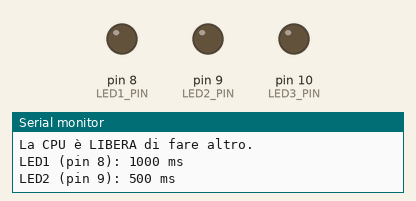
A sketch run on a simulated Arduino Uno, built with avr-gcc and run on an emulated ATmega328P. On the bench: output pins drawn as LEDs (lit = HIGH), the last lines printed to the serial monitor.

Above: at 0.16 s.
At 0.7 s:
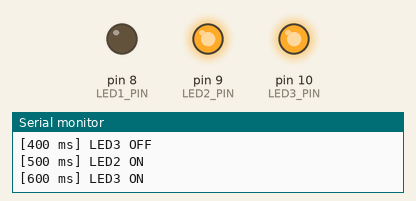
At 1.3 s:
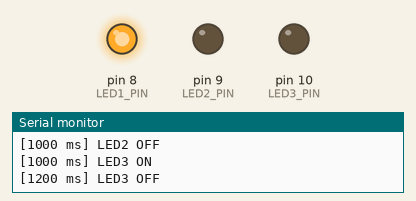
At 1.7 s:
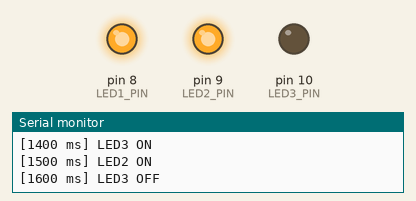
At 2.9 s:
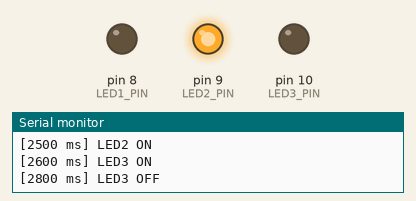
At 4.3 s:
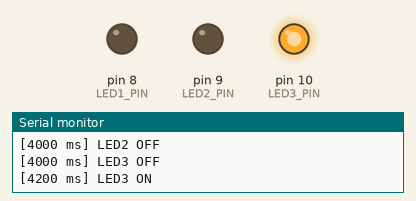
Timing chart, 0 to 4.7 s (numbered marks = the images above):
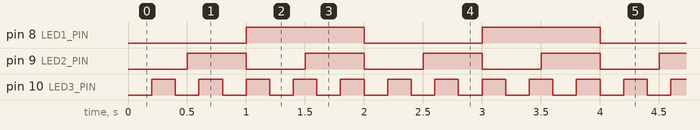

The sketch:

02_led_polling.ino
```cpp
/**
 * Esempio 2: Lampeggio 3 LED - POLLING CON MILLIS()
 * https://wokwi.com/projects/445615296104636417
 *
 * Questo esempio usa millis() per temporizzare senza bloccare.
 * Tecnica "Blink Without Delay" - ogni LED ha il proprio timer.
 * La CPU è LIBERA di fare altro mentre i LED lampeggiano.
 *
 * Hardware:
 * - LED1 connesso al pin 8 (lampeggia ogni 1000ms)
 * - LED2 connesso al pin 9 (lampeggia ogni 500ms)
 * - LED3 connesso al pin 10 (lampeggia ogni 200ms)
 * - Resistenze da 220Ω in serie ad ogni LED
 */

// Pin dei LED
const int LED1_PIN = 8;
const int LED2_PIN = 9;
const int LED3_PIN = 10;

// Intervalli di lampeggio (millisecondi)
const unsigned long LED1_INTERVAL = 1000;
const unsigned long LED2_INTERVAL = 500;
const unsigned long LED3_INTERVAL = 200;

// Variabili di stato per ogni LED
unsigned long led1_previousMillis = 0;
unsigned long led2_previousMillis = 0;
unsigned long led3_previousMillis = 0;

int led1_state = LOW;
int led2_state = LOW;
int led3_state = LOW;

// Contatori per statistiche
unsigned long led1_toggles = 0;
unsigned long led2_toggles = 0;
unsigned long led3_toggles = 0;

void setup() {
  // Inizializza i pin come output
  pinMode(LED1_PIN, OUTPUT);
  pinMode(LED2_PIN, OUTPUT);
  pinMode(LED3_PIN, OUTPUT);

  // Inizializza la comunicazione seriale
  Serial.begin(9600);
  Serial.println("=== Esempio 2: LED con Polling (millis) ===");
  Serial.println("I LED lampeggiano CONTEMPORANEAMENTE!");
  Serial.println("La CPU è LIBERA di fare altro.\n");

  // Mostra intervalli
  Serial.print("LED1 (pin 8): ");
  Serial.print(LED1_INTERVAL);
  Serial.println(" ms");
  Serial.print("LED2 (pin 9): ");
  Serial.print(LED2_INTERVAL);
  Serial.println(" ms");
  Serial.print("LED3 (pin 10): ");
  Serial.print(LED3_INTERVAL);
  Serial.println(" ms\n");
}

void loop() {
  // Leggi il tempo corrente (timer di sistema)
  unsigned long currentMillis = millis();

  // ========== GESTIONE LED1 ==========
  if (currentMillis - led1_previousMillis >= LED1_INTERVAL) {
    // Salva l'ultimo tempo di cambio
    led1_previousMillis = currentMillis;

    // Cambia stato LED1
    led1_state = !led1_state;
    digitalWrite(LED1_PIN, led1_state);

    // Debug
    led1_toggles++;
    Serial.print("[");
    Serial.print(currentMillis);
    Serial.print(" ms] LED1 ");
    Serial.println(led1_state ? "ON" : "OFF");
  }

  // ========== GESTIONE LED2 ==========
  if (currentMillis - led2_previousMillis >= LED2_INTERVAL) {
    led2_previousMillis = currentMillis;

    led2_state = !led2_state;
    digitalWrite(LED2_PIN, led2_state);

    led2_toggles++;
    Serial.print("[");
    Serial.print(currentMillis);
    Serial.print(" ms] LED2 ");
    Serial.println(led2_state ? "ON" : "OFF");
  }

  // ========== GESTIONE LED3 ==========
  if (currentMillis - led3_previousMillis >= LED3_INTERVAL) {
    led3_previousMillis = currentMillis;

    led3_state = !led3_state;
    digitalWrite(LED3_PIN, led3_state);

    led3_toggles++;
    Serial.print("[");
    Serial.print(currentMillis);
    Serial.print(" ms] LED3 ");
    Serial.println(led3_state ? "ON" : "OFF");
  }

  // ========== ALTRE OPERAZIONI ==========
  // Qui la CPU è LIBERA di fare altro!
  // Esempio: leggi sensori, gestisci comunicazione, calcoli, etc.

  // Mostra statistiche ogni 10 secondi
  static unsigned long lastStatsTime = 0;
  if (currentMillis - lastStatsTime >= 10000) {
    lastStatsTime = currentMillis;

    Serial.println("\n=== STATISTICHE (10s) ===");
    Serial.print("LED1 toggle: ");
    Serial.println(led1_toggles);
    Serial.print("LED2 toggle: ");
    Serial.println(led2_toggles);
    Serial.print("LED3 toggle: ");
    Serial.println(led3_toggles);
    Serial.print("Loop iterations: molte migliaia!\n\n");
  }

  // Simula altro lavoro (polling sensori, comunicazione, etc.)
  // Questa operazione NON blocca il lampeggio dei LED
  simulaAltroLavoro();
}

void simulaAltroLavoro() {
  // Simula lettura sensore o altra operazione veloce
  // La CPU è disponibile per fare questo mentre i LED lampeggiano!
  static unsigned long counter = 0;
  counter++;

  // Ogni 100.000 iterazioni stampa un messaggio
  if (counter % 100000 == 0) {
    Serial.println("[INFO] CPU sta lavorando su altri task...");
  }
}

/**
 * VANTAGGI POLLING CON MILLIS():
 *
 * 1. NON BLOCCANTE: La CPU è sempre disponibile
 * 2. PARALLELISMO: LED lampeggiano veramente in contemporanea
 * 3. TIMING FLESSIBILE: Ogni LED ha il proprio intervallo
 * 4. REATTIVO: Può rispondere immediatamente a eventi
 * 5. SCALABILE: Facile aggiungere più task
 *
 * SVANTAGGI:
 *
 * 1. PRECISIONE: Dipende dalla frequenza del loop (polling)
 * 2. CPU USAGE: loop() gira continuamente (spreco energia)
 * 3. COMPLESSITÀ: Più codice rispetto a delay()
 * 4. DERIVA: Piccoli errori di timing si accumulano
 *
 * QUANDO USARLO:
 * - Quando servono più task concorrenti
 * - Quando serve reattività
 * - Per applicazioni real-time soft
 * - Quando gli interrupt non sono necessari
 *
 * NOTA IMPORTANTE:
 * millis() overflow dopo ~49 giorni. Per applicazioni long-running,
 * gestire overflow:
 *   if ((unsigned long)(currentMillis - previousMillis) >= interval)
 */
```

Measured:
- by itself, pin 8 (LED1_PIN): alternates HIGH for 1.0 s and LOW for 1.0 s
- by itself, pin 9 (LED2_PIN): alternates HIGH for 0.50 s and LOW for 0.50 s
- by itself, pin 10 (LED3_PIN): alternates HIGH for 0.20 s and LOW for 0.20 s
